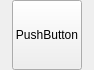
<?xml version="1.0" encoding="UTF-8"?>
<ui version="4.0">
 <class>Form</class>
 <widget class="QWidget" name="Form">
  <property name="geometry">
   <rect>
    <x>0</x>
    <y>0</y>
    <width>94</width>
    <height>70</height>
   </rect>
  </property>
  <property name="windowTitle">
   <string>Form</string>
  </property>
  <widget class="QPushButton" name="sidemenuButton">
   <property name="geometry">
    <rect>
     <x>12</x>
     <y>0</y>
     <width>70</width>
     <height>70</height>
    </rect>
   </property>
   <property name="minimumSize">
    <size>
     <width>70</width>
     <height>70</height>
    </size>
   </property>
   <property name="maximumSize">
    <size>
     <width>16777215</width>
     <height>70</height>
    </size>
   </property>
   <property name="font">
    <font>
     <family>MS Shell Dlg 2</family>
     <kerning>true</kerning>
    </font>
   </property>
   <property name="text">
    <string>PushButton</string>
   </property>
  </widget>
 </widget>
 <resources/>
 <connections/>
</ui>
